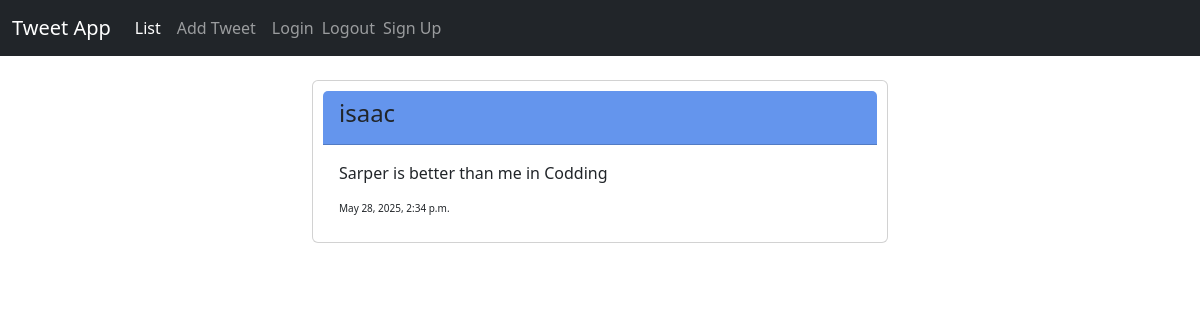
/, run on an earlier commit of the app's database.
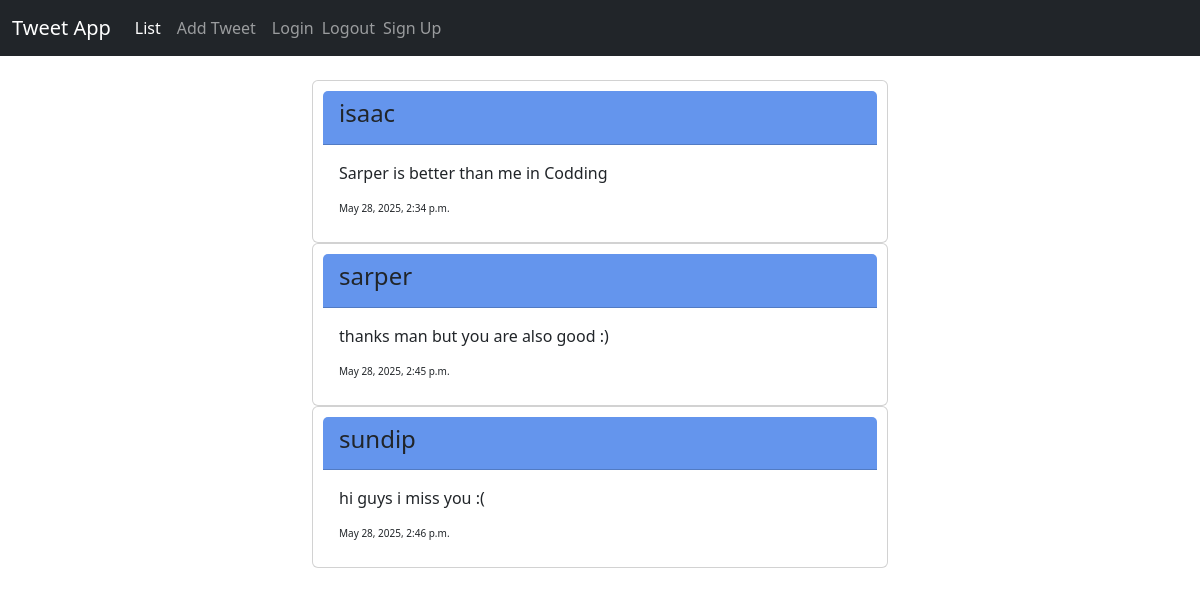
And on a later commit of the database.
### tweetapp/models.py (models this page shows, shortened)
class Tweet(models.Model):
    username=models.ForeignKey(User,on_delete=models.CASCADE,null=True)
    message=models.CharField(max_length=50)
    created_at = models.DateTimeField(auto_now_add=True)

### tweetapp/views.py (the view)
# urls.py: path("",views.list_tweet,name="list_tweet"), #sarperuzun.com/tweetapp/
def list_tweet(request):
    all_tweets= models.Tweet.objects.all()
    tweet_dict = {"Tweets": all_tweets}
    return render(request,"tweetapp/list_tweet.html",context=tweet_dict)

### tweetapp/templates/tweetapp/list_tweet.html (shortened to what this page needs)
{% extends "base.html" %} {% block content%}
<div class="container" style="width: 50%">
  {% for tweet in Tweets %}
  <div class="card" style="padding: 10px">
    <div class="card-header" style="background-color: cornflowerblue">
      <h4>{{tweet.username}}</h4>
    </div>
    <div class="card-body">
      <p class="card-text">{{tweet.message}}</p>
      <div class="time" style="font-size: 10px">{{tweet.created_at}}</div>
    </div>
  </div>
  {% endfor %}
</div>
{% endblock %}

### templates/base.html (shortened to what this page needs)
{% load static %}
<html lang="en">
  <head>
    <link
      href="https://cdn.jsdelivr.net/npm/bootstrap@5.3.6/dist/css/bootstrap.min.css"
      rel="stylesheet"
    />
    <link rel="stylesheet" href="{% static 'tweetapp/customform.css'%}">
  </head>
  <body>
    <nav class="navbar navbar-expand-md navbar-dark bg-dark mb-4">
      <div class="container-fluid">
        <a class="navbar-brand" href="{% url 'tweetapp:list_tweet' %}">Tweet App</a>
        <div class="collapse navbar-collapse" id="navbarCollapse">
          <ul class="navbar-nav me-auto mb-2 mb-md-0 align-items-center">
            <li class="nav-item">
              <a class="nav-link active" aria-current="page" href="{% url 'tweetapp:list_tweet' %}">List</a>
            </li>
            <li class="nav-item"><a class="nav-link" href="{% url 'tweetapp:add_tweet' %}">Add Tweet</a></li>
            <li class="nav-item"><a class="nav-link" href="{% url 'login' %}">Login</a></li>
            <li class="nav-item d-flex align-items-center"><form action="{% url 'logout' %}?next=/" method="post" class="m-0 p-0">
            <button type="submit" class="btn btn-link nav-link p-0" style="text-decoration: none;">Logout</button>
            </form>
            </li>
            <li class="nav-item"><a class="nav-link" href="{% url 'tweetapp:signup' %}">Sign Up</a></li>
          </ul>
        </div>
      </div>
    </nav>
    {% block content%}
    {% endblock %}
  </body>
</html>

What changed in the data, as far as the page shows it:
added Tweet: username "sarper", message "thanks man but you are also good :)", created_at "May 28, 2025, 2:45 p.m."
added Tweet: username "sundip", message "hi guys i miss you :(", created_at "May 28, 2025, 2:46 p.m."
